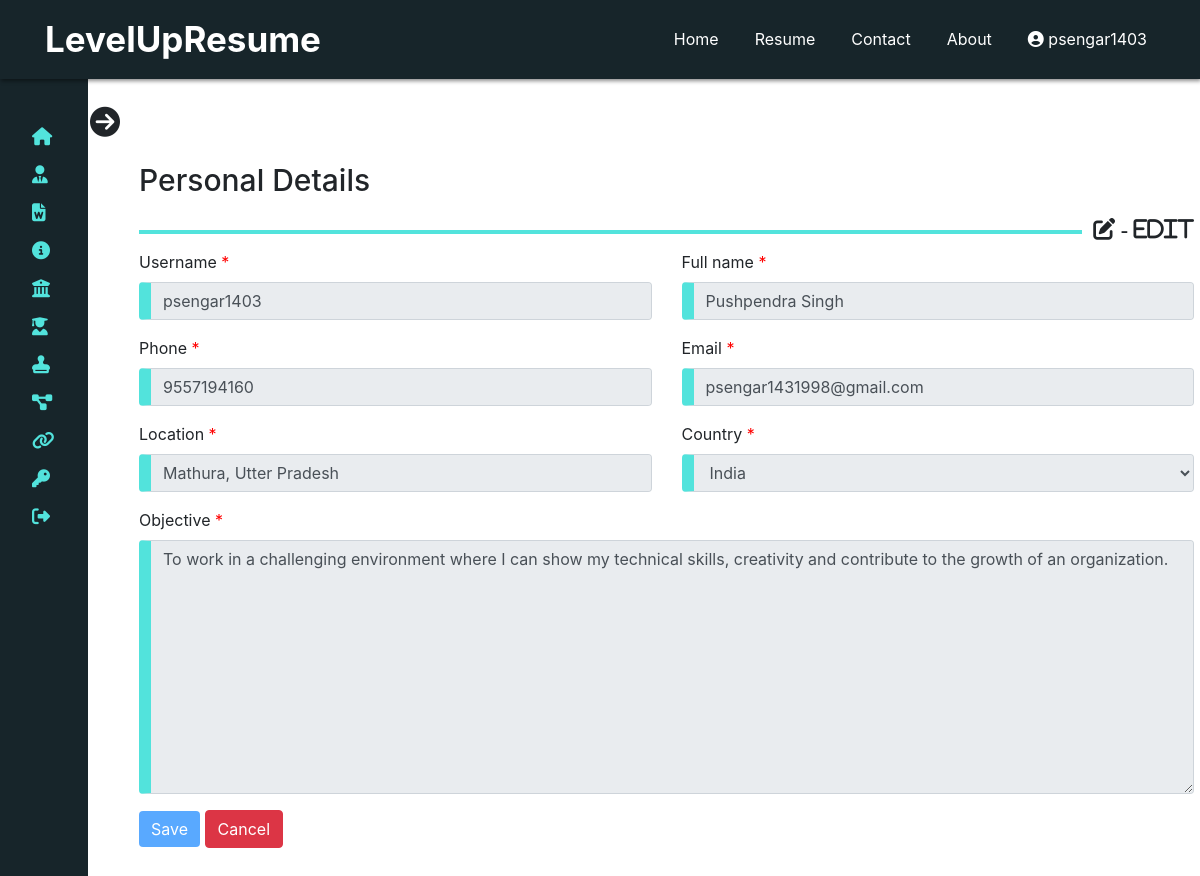
Page /user/personaldetails.php (signed in) on the committed database.
### tables this page shows
CREATE TABLE `userpersonaldetails` (
  `sno` int(11) NOT NULL,
  `userimage` longblob NOT NULL,
  `username` varchar(100) NOT NULL,
  `fullname` varchar(100) NOT NULL,
  `phone` varchar(12) NOT NULL,
  `email` varchar(100) NOT NULL,
  `location` varchar(100) NOT NULL,
  `country` varchar(100) NOT NULL,
  `objective` text NOT NULL,
  `userpassword` varchar(100) NOT NULL
);

### user/personaldetails.php (the view, shortened to what this page needs)
<?php
include '../dbconnection.php';
$userid = $_SESSION['user_id'];
?>
<!doctype html>
<html lang="en">
<head>
    <link rel="stylesheet" href="https://cdn.jsdelivr.net/npm/bootstrap@4.5.3/dist/css/bootstrap.min.css"
>
    <link rel="stylesheet" href="css/UserStyle.css">
    <link rel="stylesheet" href="css/mediaqueries.css">
</head>
<body onload="document.querySelector('#username').focus()">
    <?php
    require 'userNavbar.php'
    ?>
    <?php
    require 'userSidebar.php'
        ?>
    <div class="main-containt">
        <div class="container">
            <div class="title-links">
                <h1>Personal Details</h1>
                <span class="add-links-icon" onclick="edit_pesunal_details()"><i class="fas fa-edit"> - Edit</i></span>
                <hr>
            </div>
            <div class="row">
                <div class="col-md-12">
                    <?php
                    $retrivesql = "SELECT * FROM `userpersonaldetails` WHERE sno = $userid";
                    $result2 = mysqli_query($conn, $retrivesql);
                    $row = mysqli_fetch_array($result2);
                    ?>
                    <form action="" method="post" style="margin-bottom: 120px"
                        onsubmit="return persunal_detail_validation()">
                        <div class="row">
                            <div class="col-md-6">
                                <div class="form-group">
                                    <label for="username">Username <span style="color: red;">*</span></label>
                                    <input type="text" name="username" class="form-control" id="username"
                                        placeholder="User Name *" value="<?php echo $row['username']; ?>" disabled>
                                </div>
                            </div>
                            <div class="col-md-6">
                                <div class="form-group">
                                    <label for="fullname">Full name <span style="color: red;">*</span></label>
                                    <input type="text" name="fullname" class="form-control" id="fullname"
                                        placeholder="Full name *" value="<?php echo $row['fullname']; ?>" disabled>
                                </div>
                            </div>
                        </div>
                        <div class="row">
                            <div class="col-md-6">
                                <div class="form-group">
                                    <label for="phone">Phone <span style="color: red;">*</span></label>
                                    <input type="text" name="phone" class="form-control" id="phone"
                                        placeholder="9999-9999-99 *" maxlength="10" value="<?php echo $row['phone']; ?>"
                                        disabled>
                                </div>
                            </div>
                            <div class="col-md-6">
                                <div class="form-group">
                                    <label for="email">Email <span style="color: red;">*</span></label>
                                    <input type="text" name="email" class="form-control" id="email"
                                        placeholder="username@example.com *" value="<?php echo $row['email']; ?>"
                                        disabled>
                                </div>
                            </div>
                        </div>
                        <div class="row">
                            <div class="col-md-6">
                                <div class="form-group">
                                    <label for="location">Location <span style="color: red;">*</span></label>
                                    <input type="text" name="location" class="form-control" id="location"
                                        placeholder="Noida, Utter Pradesh *" value="<?php echo $row['location']; ?>"
                                        disabled>
                                </div>
                            </div>
                            <div class="col-md-6">
                                <div class="form-group">
                                    <label for="select-skill">Country <span style="color: red;">*</span></label>
                                    <select name="country" class="form-control" id="select-skill" disabled>
                                        <option selected="selected">
                                            <?php echo $row['country']; ?>
                                        </option>
                                    </select>
                                </div>
                            </div>
                        </div>
                        <div class="form-group">
                            <label for="intro">Objective <span style="color: red;">*</span></label>
                            <textarea name="objective" id="" cols="30" rows="10" class="form-control" id="intro"
                                placeholder="Write about yourself (min 50 characters) *"
                                disabled><?php echo $row['objective']; ?></textarea>
                        </div>
                        <button type="submit" class="btn btn-primary btn-background-colour" id="submitbutton"
                            disabled>Save</button>
                        <a href="index.php" class="btn btn-danger blue-light-button">Cancel</a>
                    </form>
                </div>
            </div>
        </div>
    </div>
</body>
</html>

### user/css/UserStyle.css (style rules this page uses)
* { padding: 0px; margin: 0px; box-sizing: border-box; }
body { font-size: 16px; }
h1, h2, h3, h4, h5, h6 { font-weight: bold; }
a { text-decoration: none; }
input[type=email], input[type=password], input[type=text], #select-skill, .select-option, textarea { width: 100% !important; border-left: 12px solid rgb(82, 227, 220) !important; }
:root { --tran-03: all 0.2s ease; --tran-03: all 0.3s ease; --tran-04: all 0.3s ease; --tran-05: all 0.3s ease; }
.btn-background-colour { background-color: rgb(82, 227, 220); border: none; outline: none; }
.main-containt { position: absolute; margin-top: 150px; margin-left: 270px; width: calc(100% - 360px); transition: var(--tran-05); z-index: -1; }
.main-containt h1 { font-size: 30px; font-weight: 500; color: var(--text-color); padding: 12px 0px; }
.left-sidebar.close-sidebar~.main-containt { margin-top: 150px; margin-left: 112px; width: calc(100% - 115px); }
.main-containt .container { margin-left: 12px; }
.main-containt .container .title-links .add-links-icon i { float: right; font-size: 22px; margin-bottom: 10px; cursor: pointer; font-weight: bolder; }
.main-containt .container .title-links hr { width: 89%; margin-top: 20px; border: 2px solid rgb(82, 227, 220); }

### rows in the picture
userpersonaldetails: username "psengar1403", fullname "Pushpendra Singh", phone "9557194160", email "psengar1431998@gmail.com", location "Mathura, Utter Pradesh", country "India", objective "To work in a challenging environment where I can show my technical skills, creativity and contribute to the growth of an organization."

### other values in the picture
$_SESSION['username'] "psengar1403"
